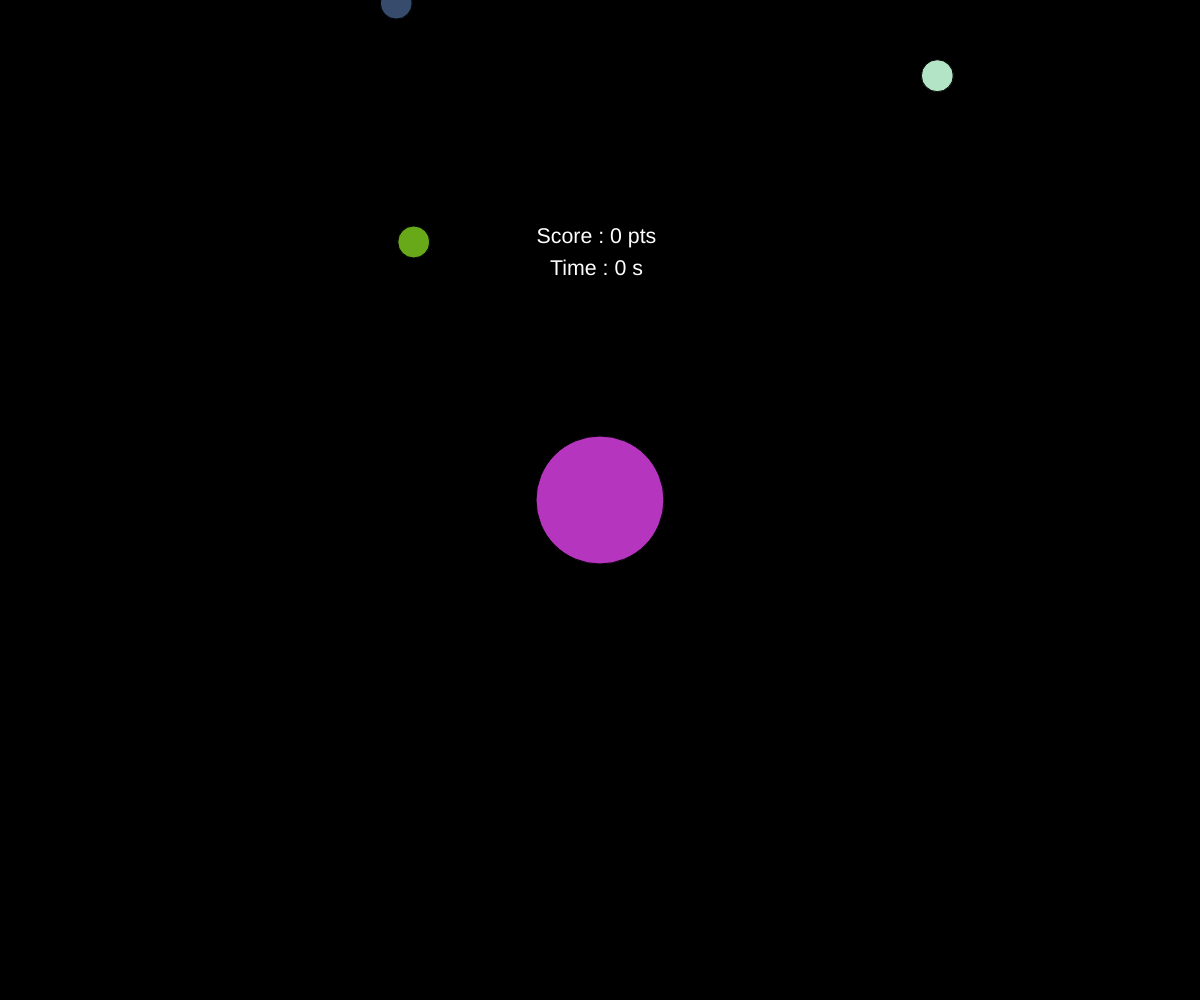
Frame 1 (no input)
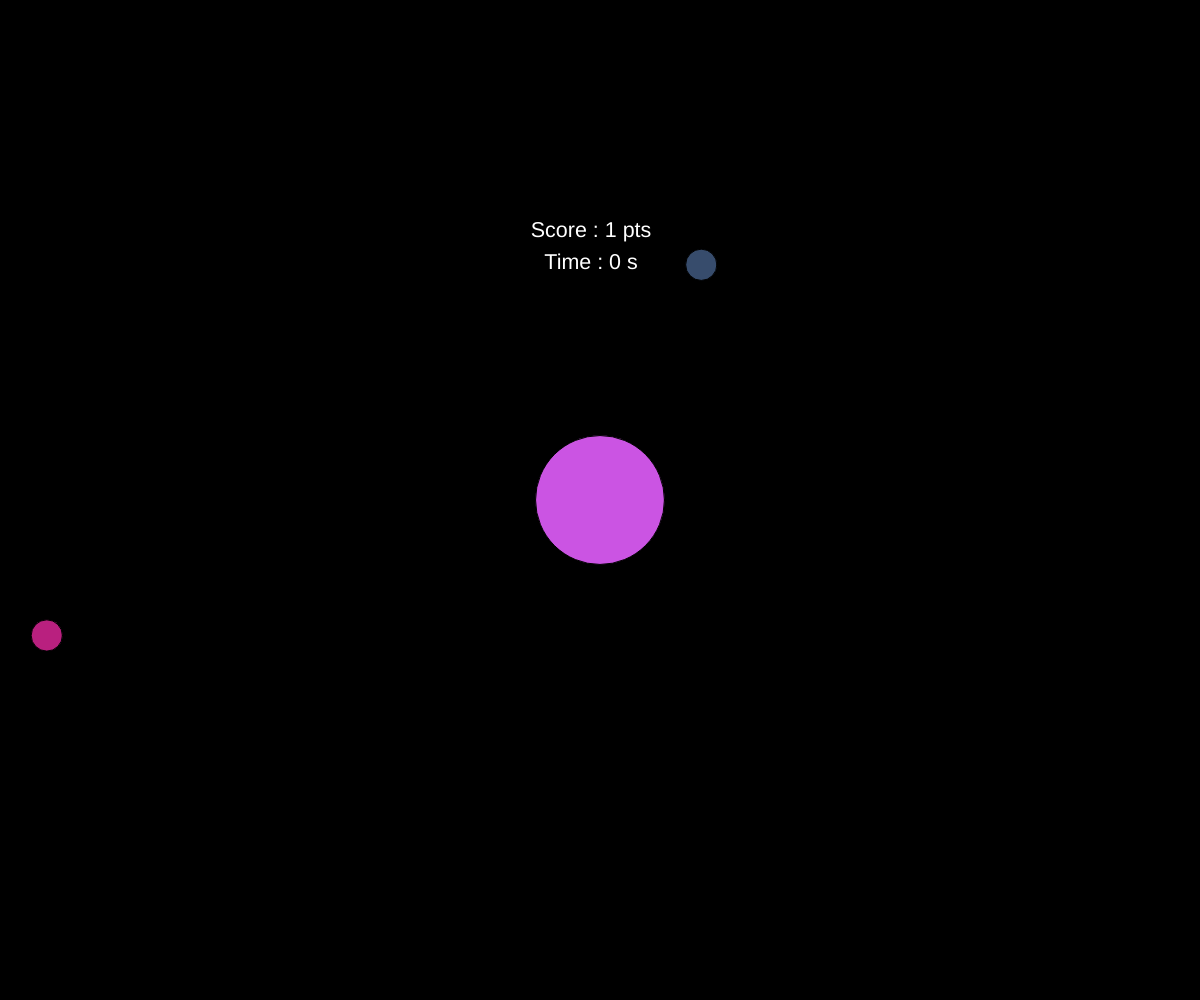
Frame 60 (no input)
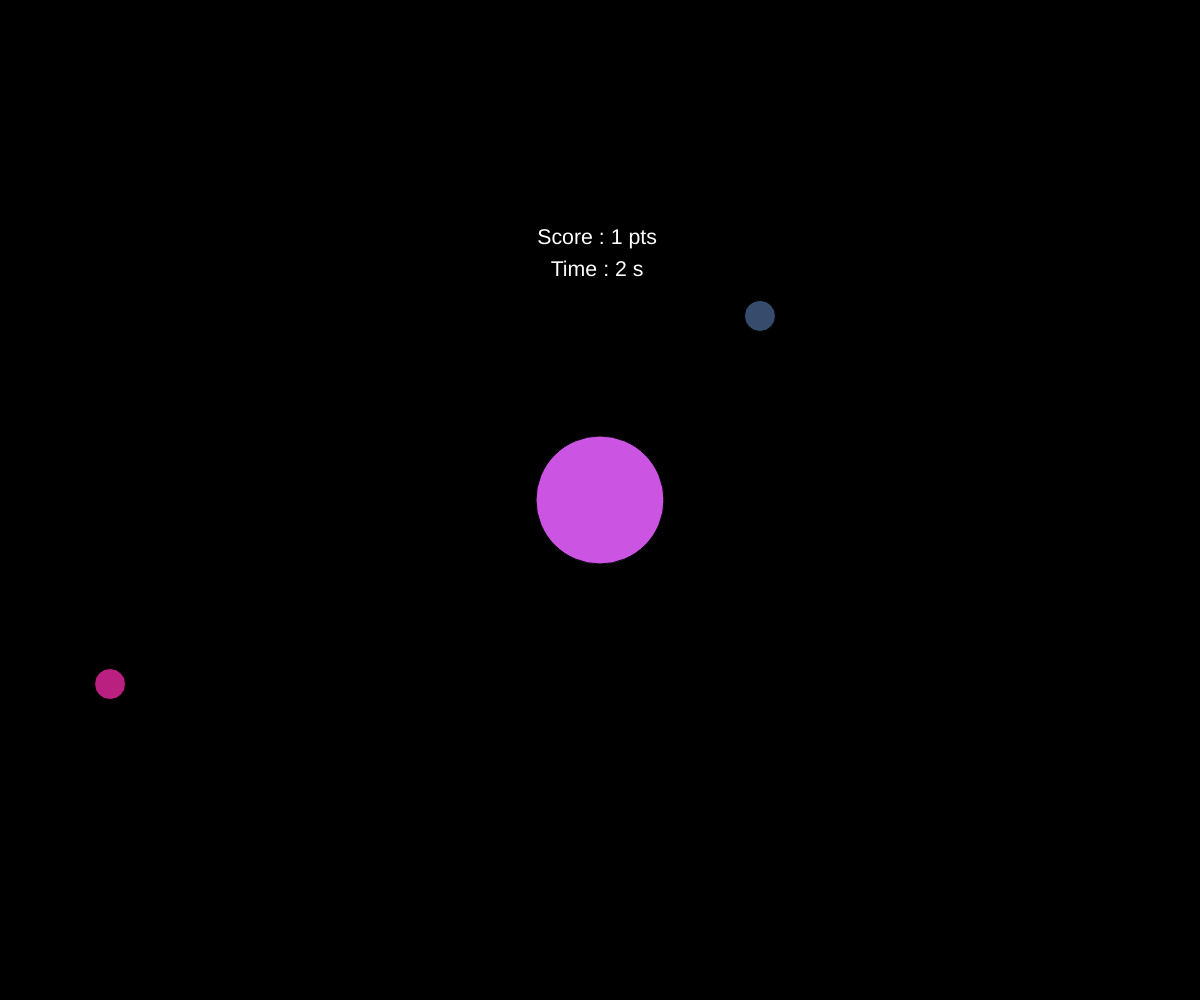
Frame 120 (the mouse pressed at the canvas centre since frame 60)

The p5.js sketch that drew these frames (run headless with seeded random() and noise() and a simulated clock; from frame 60 on, the mouse is pressed at the canvas centre):

// p5.js sketch
// ── sketch.js
var blob;
var totalReso = 100;
var spriteSize = 64;
var resourceSize = 16;
var enemySize = 32;
var zoom = 1;
var lose = false;
var finished = false;
var finishedDisplay = "Game Finished!";
var finishedDisplay = "YOU LOSE!";
var mapSize = 2;
var xMapSize;
var yMapSize;
var count = 99;
var blobShifting = true;
var waktu;
var login_time;

var resources = [];

var totalEnemy = 5;
var enemy = [];

function setup() {
	createCanvas(windowWidth, windowHeight);

	blob = new Blob(0, 0, spriteSize);

	xMapSize = width * mapSize;
	yMapSize = height * mapSize;
	login_time = Date.now();

	for (let i = 0; i < totalReso; i++) {
		let x = random(- xMapSize, xMapSize);
		let y = random(- yMapSize, yMapSize);
		resources[i] = new Blob(x, y, resourceSize);
	}
	for (let e = 0; e < totalEnemy; e++) {
		let x = random(- xMapSize, xMapSize);
		let y = random(- yMapSize, yMapSize);
		enemy[e] = new Blob(x, y, enemySize);
	}
}

function draw() {
	//When game is finished
	if (finished) {
		//Rainbow background color
		++count;
		if (count > 100) {
			background(color(random(0, 255), random(0, 255), random(0, 255)));
			count %= 10;
		}
	}
	else {
		background(0);
		waktu = Math.floor((Date.now() - login_time) / 1000);
	}



	//Perspective View
	translate(width / 2, height / 2);
	let newzoom = 64 / blob.r;

	//Linear interpolated (lerp) to shrink world smoothly
	zoom = lerp(zoom, newzoom, 0.1);
	scale(zoom);
	translate(-blob.pos.x, -blob.pos.y);

	blob.show();
	blob.update();

	for (let i = 0; i < resources.length; i++) {
		resources[i].show();
		if (blob.eat(resources[i])) {
			resources.splice(i, 1);
		}
	}

	//Show Enemy
	for (let e = 0; e < enemy.length; e++) {
		enemy[e].showEnemy();
		if (blob.kill(enemy[e])) {
			finished = true;
		}
	}

	//Display Following Text
	textSize(blob.r / 3);
	let score = totalReso - resources.length;

	let display = 'Score : ' + score + ' pts ';
	let playtime = 'Time : ' + waktu + ' s ';


	if (finished) {
		display = finishedDisplay;
	}
	else if (lose) {
		display = loseDisplay;
	}

	fill(255);
	text(display, blob.pos.x - textWidth(display) / 2, blob.pos.y - 4 * blob.r);
	text(playtime, blob.pos.x - textWidth(playtime) / 2, blob.pos.y - 3.5 * blob.r);
}
// ── blob.js
function Blob(x, y, r) {
	this.pos = createVector(x, y);
	this.r = r;
	this.velocity = createVector(0, 0);
	this.coloring = color(random(0, 255), random(0, 255), random(0, 255));

	this.update = function () {

		if (!finished) {
			// Create Direction
			let newVelocity = createVector(mouseX - width / 2, mouseY - height / 2);

			let temp = createVector((this.pos.x - width / 2) + mouseX, (this.pos.y - height / 2) + mouseY);
			let distance = p5.Vector.dist(this.pos, temp);

			//Calculate speed level
			if (distance > this.r * zoom) {
				newVelocity.setMag(8);
			}
			else {
				newVelocity.setMag(2);
			}

			//Linear Interpolation
			this.velocity.lerp(newVelocity, 0.1);

			//Update the location
			this.pos.add(this.velocity);

			//Virtual Border
			if (this.pos.x < (-xMapSize)) {
				this.pos.x = - xMapSize;
			}
			if (this.pos.x > (xMapSize)) {
				this.pos.x = xMapSize;
			}
			if (this.pos.y < (- yMapSize)) {
				this.pos.y = - yMapSize;
			}
			if (this.pos.y > (yMapSize)) {
				this.pos.y = yMapSize;
			}
		}
	}

	this.eat = function (other) {
		let d = p5.Vector.dist(this.pos, other.pos);
		if (d < this.r + other.r) {
			//Calculate the combined radius
			let newRadius = (PI * this.r * this.r) + (PI * other.r * other.r);
			//update the blob radius
			this.r = sqrt(newRadius / PI);

			if (blobShifting) {
				this.coloring = color(random(0, 255), random(0, 255), random(0, 255));
			}
			if (resources.length - 1 == 0) {
				finished = true;
			}
			return true;
		}
		return false;
	}

	this.kill = function (other) {
		let d = p5.Vector.dist(this.pos, other.pos);
		if (d < this.r + other.r) {
			return true;
		}
		return false;
	}
	this.showEnemy = function () {
		fill(color(255, 0, 0));
		rect(this.pos.x, this.pos.y, r, r);
	}

	this.show = function () {
		fill(this.coloring);
		if (finished) {
			strokeWeight(0);
			fill(255);
		}
		ellipse(this.pos.x, this.pos.y, this.r * 2, this.r * 2);
	}


}
// ── main.html
<html>

<head>
  <script src="p5/p5.js"></script>
  <script src="sketch.js"></script>
  <script src="blob.js"></script>

  <link rel="stylesheet" type="text/css" href="style.css" />
</head>

<body>




</body>

</html>
// ── style.css
body {
    margin: 0;
    padding: 0;
  }

  /*remove top and left whitespace*/
  canvas {
    display: block;
  }

  /* remove scrollbars */
  canvas:focus {
    outline: 0;
  }
